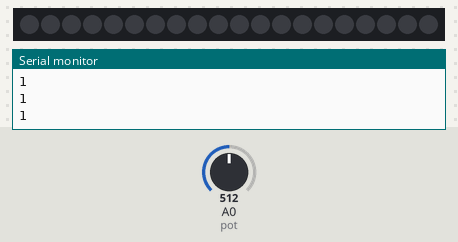
Recording of a sketch running on a simulated Teensy 4. Parts: 20 RGB LEDs in strip order, left to right, the last lines printed to the serial monitor. The test bench sets the inputs (shaded band); at power-on: A0 (pot) = 512. Dim RGB values are drawn brighter than linear; random numbers use the default seed unless the sketch sets one.

Above: at 1.2 s.
1.3 s: A0 (pot) set to 501
At 1.47 s:
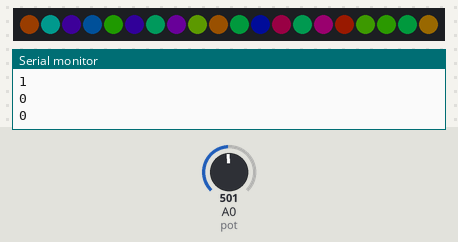
3.7 s: A0 (pot) set to 1023
At 3.7 s:
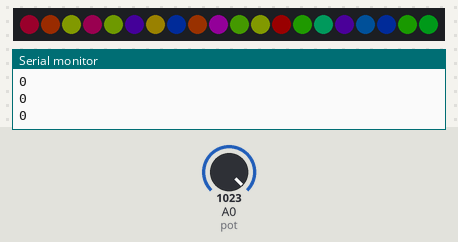
5.2 s: A0 (pot) set to 511
At 5.36 s:
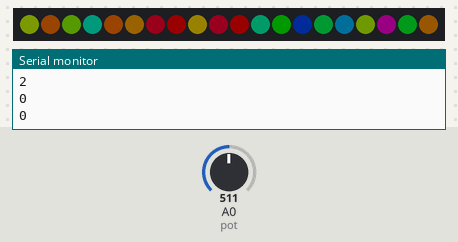
10.6 s: A0 (pot) set to 716
12.1 s: A0 (pot) set to 306
At 12.28 s:
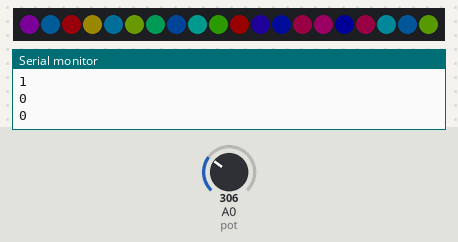
14.5 s: A0 (pot) set to 900
At 14.5 s:
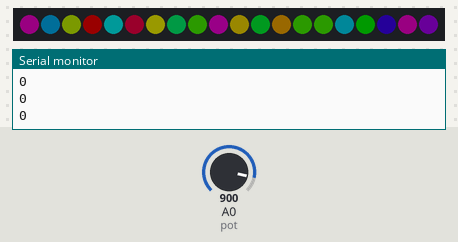
Timing chart, 0 to 17.0 s (numbered marks = the images above; inputs shaded):
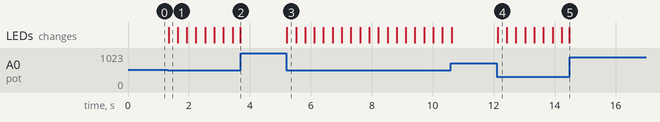

The sketch:

Class_5_scratch_built_led_gizmo_1.ino
```cpp
/*

Making a new LED thing from scratch
First step
mode 0 - all lights flash at different random colors

pot on A0 selects mode

*/


float max_brightness = .1; //change this to increase the max brightness of the LEDs. 1.0 is very bright

//Everything else can be left alone
#define num_of_leds 20 //number of LEDs in the tube
#include <WS2812Serial.h> //include the code from this file in our sketch  https://github.com/PaulStoffregen/WS2812Serial/archive/refs/heads/master.zip
#define led_data_pin 8 //only pins 1,5, and 8 can be used.
byte drawingMemory[num_of_leds * 3];
DMAMEM byte displayMemory[num_of_leds * 12];
WS2812Serial LEDs(num_of_leds, displayMemory, drawingMemory, led_data_pin, WS2812_GRB);

unsigned long current_time;
unsigned long prev_time[8];
int mode;
float random_color;

void setup() {
  LEDs.begin();
}


void loop() {
  current_time = millis();

  //mode = (analogRead(A0) / 1023.0) * 2; //0-2 but 2 is only selected at very end of pot, when the analog read=1023
  mode = map(analogRead(A0), 0, 1023, 0, 2); //give 0 1 and 2 in equal thirds of the pot

  if (current_time - prev_time[1] > 33) { //33 is 30Hz, about the normal refresh rate of screens
    prev_time[1] = current_time;

    if (mode == 0) {

      //When this line is here the random color is calculated each time the timing if happens
      // This means all the LEDs will be the same color
      //random is an integer. random(100) gives 0-99 so we divide it by 99.0 to get it to 0-1.0
      //random_color = random(100) / 99.0;

      for (byte led_select = 0; led_select < 20; led_select++) {
        //When the line is here, a new random color is calculated each for loop, so once her led
        // making them all different
        random_color = random(100) / 99.0;

        //(led to change, hue 0-1.0,saturation 0-1.0,brightness 0-1.0)
        set_LED(led_select, random_color, 1, 1);
      }
      LEDs.show();
    }
  }


  if (current_time - prev_time[0] > 100) {
    prev_time[0] = current_time;

    Serial.println(mode);

  }

}


////////////////LED function

//This function is a little different than you might see in other libraries but it works pretty similar
// instead of 0-255 you see in other libraries this is all 0-1.0
// you can copy this to the bottom of any code as long as the declarations at the top in "led biz" are done

//set_LED(led to change, hue,saturation,value aka brightness)
// hue - 0 is red, then through the ROYGBIV to 1.0 as red again
// saturation - 0 is fully white, 1 is fully colored.
// value - 0 is off, 1 is the value set by max_brightness
// (it's not called brightness since, unlike in photoshop, we're going from black to fully lit up

//based on https://stackoverflow.com/questions/3018313/algorithm-to-convert-rgb-to-hsv-and-hsv-to-rgb-in-range-0-255-for-both

void set_LED(int pixel, float fh, float fs, float fv) {
  byte RedLight;
  byte GreenLight;
  byte BlueLight;

  if (fs > 1.0) {
    fs = 1.0;
  }

  if (fv > 1.0) {
    fv = 1.0;
  }

  //wrap the hue around but if it's over 100 or under -100 cap it at that
  if (fh > 100) {
    fh = 100;
  }

  if (fh < -100) {
    fh = -100;
  }
  //keep subtracting or adding 1 until it's in the range of 0-1.0
  while (fh > 1.0) {
    fh -= 1.0;
  }
  while (fh < 0) {
    fh += 1.0;
  }

  byte h = fh * 255;
  byte s = fs * 255;
  byte v = fv * max_brightness * 255;

  h = (h * 192) / 256;  // 0..191
  unsigned int i = h / 32;   // We want a value of 0 thru 5
  unsigned int f = (h % 32) * 8;   // 'fractional' part of 'i' 0..248 in jumps

  unsigned int sInv = 255 - s;
  unsigned int fInv = 255 - f;
  byte pv = v * sInv / 256;  // pv will be in range 0 - 255
  byte qv = v * (256 - s * f / 256) / 256;
  byte tv = v * (256 - s * fInv / 256) / 256;

  switch (i) {
    case 0:
      RedLight = v;
      GreenLight = tv;
      BlueLight = pv;
      break;
    case 1:
      RedLight = qv;
      GreenLight = v;
      BlueLight = pv;
      break;
    case 2:
      RedLight = pv;
      GreenLight = v;
      BlueLight = tv;
      break;
    case 3:
      RedLight = pv;
      GreenLight = qv;
      BlueLight = v;
      break;
    case 4:
      RedLight = tv;
      GreenLight = pv;
      BlueLight = v;
      break;
    case 5:
      RedLight = v;
      GreenLight = pv;
      BlueLight = qv;
      break;
  }
  LEDs.setPixelColor(pixel, RedLight, GreenLight, BlueLight);
}
```

Measured:
- the behaviour switches between 512 and 511 on A0 (pot) (found by bisection; images 0 and 1)
- after the input at 1.3 s, the LEDs: change at once (image 1)
- after the input at 5.2 s, the LEDs: change at once (image 3)
- after the input at 12.1 s, the LEDs: change at once (image 4)
